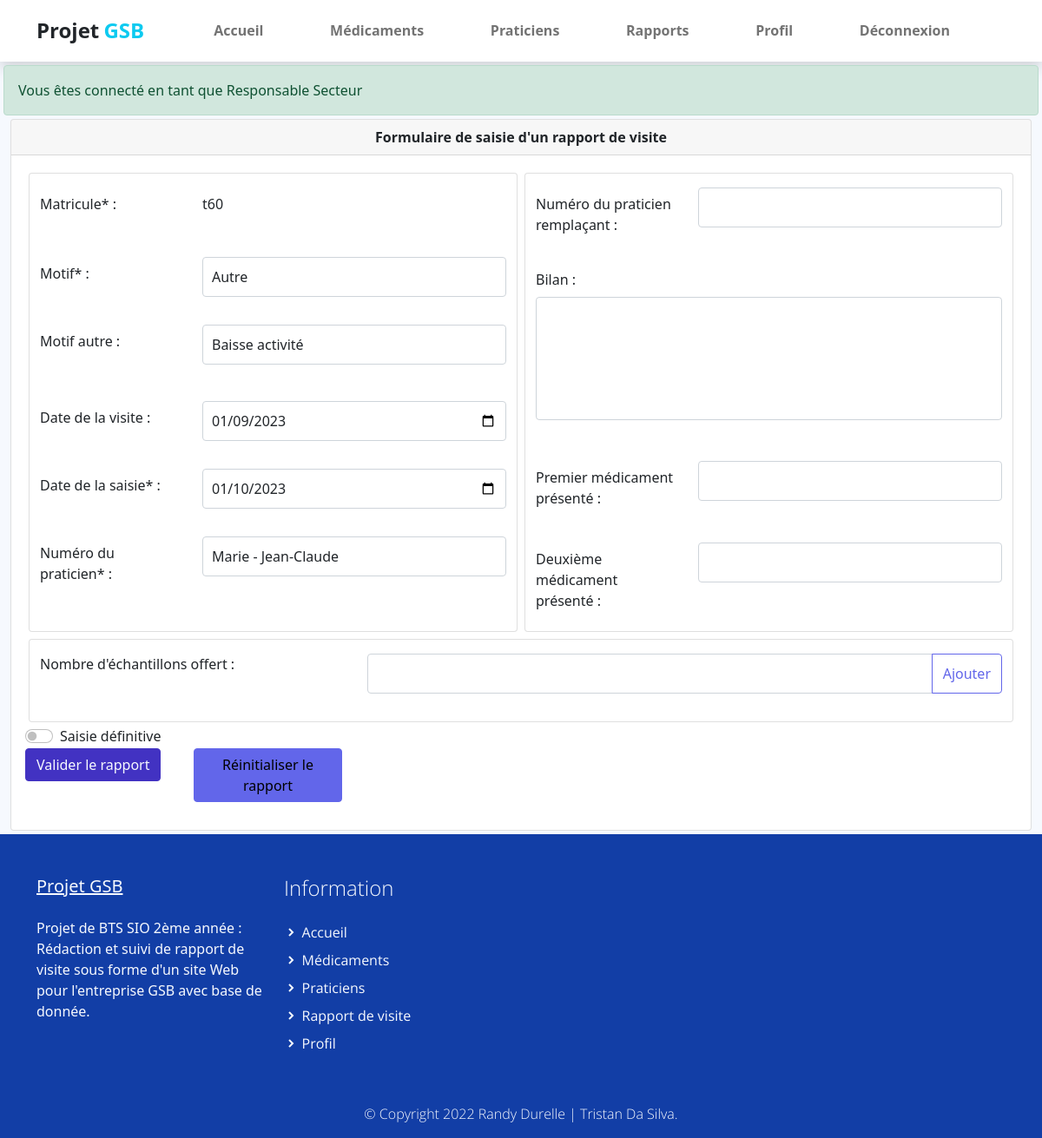
Page /index.php?uc=rapports&action=terminerRapport&idR=8 (signed in) on the committed database.
### tables this page shows
CREATE TABLE IF NOT EXISTS `rapport_visite` (
  `COL_MATRICULE` varchar(10) NOT NULL,
  `RAP_NUM` int(11) NOT NULL,
  `PRA_NUM` int(11) NOT NULL,
  `RAP_DATEVISITE` date DEFAULT NULL,
  `RAP_BILAN` varchar(255) DEFAULT NULL,
  `RAP_MOTIFAUTRE` varchar(255) DEFAULT NULL,
  `RAP_DATESAISIE` date NOT NULL,
  `MOT_ID` int(11) NOT NULL,
  `PRA_NUM_REMP` int(11) DEFAULT NULL,
  `MED_DEPOTLEGAL_1` varchar(10) DEFAULT NULL,
  `MED_DEPOTLEGAL_2` varchar(10) DEFAULT NULL,
  `STATUS` char(1) NOT NULL,
  `RAP_ETAT` char(1) DEFAULT NULL,
  PRIMARY KEY (`COL_MATRICULE`,`RAP_NUM`),
  KEY `PRA_NUM` (`PRA_NUM`),
  KEY `COL_MATRICULE` (`COL_MATRICULE`),
  KEY `FK_rapport_visite_praticien_remp` (`PRA_NUM_REMP`),
  KEY `FK_rapport_visite_medicament` (`MED_DEPOTLEGAL_1`),
  KEY `FK_rapport_visite_medicament2` (`MED_DEPOTLEGAL_2`),
  KEY `FK_rapport_visite_motif` (`MOT_ID`)
);

### modele/rapport.modele.inc.php (called while the page is built, shortened)
<?php
function getMotifs()
{
    try {
        $monPdo = connexionPDO();
        $req = 'SELECT MOT_ID, MOT_LIBELLE FROM motifs';
        $res = $monPdo->query($req);
        $motifs = $res->fetchAll(PDO::FETCH_ASSOC);
        return $motifs;
    } catch (PDOException $e) {
        print "Erreur !: " . $e->getMessage();
        die();
    }
}
function getRapportVisiteById(int $idR)
{
    try {
        $monPdo = connexionPDO();
        $ch = 'SELECT RAP_NUM, p.PRA_NOM, RAP_DATEVISITE, RAP_BILAN, RAP_MOTIFAUTRE, RAP_DATESAISIE, m.MOT_LIBELLE, med1.MED_NOMCOMMERCIAL as medicament1, med2.MED_NOMCOMMERCIAL as medicament2 FROM rapport_visite r
        INNER JOIN praticien p
        ON r.PRA_NUM=p.PRA_NUM
        INNER JOIN motifs m
        ON r.MOT_ID = m.MOT_ID
        LEFT JOIN medicament med1
        ON r.MED_DEPOTLEGAL_1 = med1.MED_DEPOTLEGAL
        LEFT JOIN medicament med2
        ON r.MED_DEPOTLEGAL_2 = med2.MED_DEPOTLEGAL
        WHERE RAP_NUM = :id';
        $req = $monPdo->prepare($ch);
        $req->bindValue(':id', $idR, PDO::PARAM_INT);
        $req->execute();
        $res = $req->fetch(PDO::FETCH_ASSOC);
        return $res;
    } catch (PDOException $e) {
        print "Erreur !: " . $e->getMessage();
        die();
    }
}

### modele/praticien.modele.inc.php (called while the page is built, shortened)
<?php
    function getAllNomPraticien(){
        try{
            $monPdo=connexionPDO();
            $req='SELECT PRA_NUM, PRA_NOM, PRA_PRENOM FROM praticien';
            $res =$monPdo->query($req);
            $result=$res->fetchAll();
            return $result;
        }
        catch (PDOException $e)
        {
            print "Erreur !: " . $e->getMessage();
            die();
        }
    }
?>

### modele/medicament.modele.inc.php (called while the page is built, shortened)
<?php
    function getAllNomMedicament(){
        try{
            $monPdo = connexionPDO();
            $req = 'SELECT MED_DEPOTLEGAL, MED_NOMCOMMERCIAL FROM medicament ORDER BY MED_NOMCOMMERCIAL';
            $res = $monPdo->query($req);
            $result = $res->fetchAll();
            return $result;
        }
        catch (PDOException $e){
            print "Erreur !: " . $e->getMessage();
            die();
        }
    }
?>

### vues/v_terminerRapport.php (the view, shortened to what this page needs)
<div class="container-fluid">
    <div class="card mb-1">
        <div class="card-header text-center fw-bold">
            Formulaire de saisie d'un rapport de visite
        </div>
        <form action="index.php?uc=rapports&action=choixRapp" method="POST">
            <div class="card-body">
                <div class="row justify-content-center gap-2 m-1">
                    <div class="card col">
                        <div class="mb-3 row mt-3">
                            <label for="matricule" class="col-sm-4 col-form-label">Matricule* :</label>
                            <div class="col-sm-8">
                                <input type="text" class="form-control-plaintext" name="matricule" id="matricule" value="<?= $matricule ?>" readonly>
                            </div>
                        </div>
                        <div class="mb-3 row mt-3">
                            <label for="motif1" class="col-sm-4 col-form-label">Motif* :</label>
                            <div class="col-sm-8">
                                <select class="form-control" onchange="testMotifAutre(this.value)" required>
                                    <?php
                                    foreach ($motifs as $motif) {
                                        if ($motif['MOT_LIBELLE'] == $rapport['MOT_LIBELLE']){
                                    ?>
                                        <option selected value="<?= $motif['MOT_ID'] ?>"><?= $motif['MOT_LIBELLE'] ?></option>
                                        <?php } else { ?>
                                        <option value="<?= $motif['MOT_ID'] ?>"><?= $motif['MOT_LIBELLE'] ?></option>
                                        <?php } ?>
                                    <?php } ?>
                                </select>
                            </div>
                        </div>
                        <?php if ($rapport['MOT_LIBELLE'] == "Autre") {?>
                        <div class="mb-3 row mt-3" id="divMotif2" >
                            <label for="motif2" class="col-sm-4 col-form-label">Motif autre :</label>
                            <div class="col-sm-8">
                                <input type="text" class="form-control" name="motif2" value="<?= $rapport['RAP_MOTIFAUTRE'] ?>" id="motif2" required>
                            </div>
                        </div>
                        <?php } ?>
                        <div class="mb-3 row mt-3">
                            <label for="dateVisite" class="col-sm-4 col-form-label">Date de la visite :</label>
                            <div class="col-sm-8">
                                <input type="date" class="form-control" name="dateVisite" value="<?= $rapport['RAP_DATEVISITE'] ?>" id="dateVisite">
                            </div>
                        </div>
                        <div class="mb-3 row mt-3">
                            <label for="dateSaisie" class="col-sm-4 col-form-label">Date de la saisie* :</label>
                            <div class="col-sm-8">
                                <input type="date" class="form-control" name="dateSaisie" value="<?= $rapport['RAP_DATESAISIE'] ?>" id="dateSaisie" required>
                            </div>
                        </div>
                        <div class="mb-3 row mt-3">
                            <label for="praticien" class="col-sm-4 col-form-label">Numéro du praticien* :</label>
                            <div class="col-sm-8">
                                <select class="form-control" required>
                                    <?php
                                    foreach ($praticiens as $praticien) {
                                        if ($praticien['PRA_NOM'] == $rapport['PRA_NOM']){
                                    ?>
                                        <option selected value="<?= $praticien['PRA_NUM'] ?>"><?= $praticien['PRA_NOM'] . " - " . $praticien['PRA_PRENOM'] ?></option>
                                        <?php } else { ?>
                                        <option value="<?= $praticien['PRA_NUM'] ?>"><?= $praticien['PRA_NOM'] . " - " . $praticien['PRA_PRENOM'] ?></option>
                                        <?php } ?>
                                    <?php } ?>
                                </select>
                            </div>
                        </div>
                    </div>
                    <div class="card col">
                        <div class="mb-3 row mt-3">
                            <label for="praticienRemp" class="col-sm-4 col-form-label">Numéro du praticien remplaçant :</label>
                            <div class="col-sm-8">
                                <select class="form-control">
                                    <option hidden></option>
                                    <?php
                                    foreach ($praticiens as $praticien) {
                                    ?>
                                        <option value="<?= $praticien['PRA_NUM'] ?>"><?= $praticien['PRA_NOM'] . " - " . $praticien['PRA_PRENOM'] ?></option>
                                    <?php
                                    }
                                    ?>
                                </select>
                            </div>
                        </div>
                        <div class="mb-3 row mt-3">
                            <label for="bilan" class="form-label">Bilan :</label>
                            <div class="col-sm-12">
                                <textarea class="form-control" id="bilan" name="bilan" value="<?= $rapport['RAP_BILAN'] ?>" rows="5"></textarea>
                            </div>
                        </div>
                        <div class="mb-3 row mt-3">
                            <label for="med11" class="col-sm-4 col-form-label">Premier médicament présenté :</label>
                            <div class="col-sm-8">
                                <select class="form-control">
                                    <option hidden></option>
                                    <?php
                                    foreach ($medicaments as $medicament) {
                                        if ($medicament['MED_NOMCOMMERCIAL'] == $rapport['medicament1']){
                                    ?>
                                            <option selected value="<?= $medicament['MED_DEPOTLEGAL'] ?>"><?= $medicament['MED_NOMCOMMERCIAL'] ?></option>
                                        <?php } else { ?>
                                            <option value="<?= $medicament['MED_DEPOTLEGAL'] ?>"><?= $medicament['MED_NOMCOMMERCIAL'] ?> </option>
                                        <?php } ?>
                                    <?php } ?>
                                </select>
                            </div>
                        </div>
                        <div class="mb-3 row mt-3">
                            <label for="med2" class="col-sm-4 col-form-label">Deuxième médicament présenté :</label>
                            <div class="col-sm-8">
                                <select class="form-control">
                                    <option hidden></option>
                                    <?php
                                    foreach ($medicaments as $medicament) {
                                        if ($medicament['MED_NOMCOMMERCIAL'] == $rapport['medicament2']){
                                    ?>
                                            <option selected value="<?= $medicament['MED_DEPOTLEGAL'] ?>"><?= $medicament['MED_NOMCOMMERCIAL'] ?></option>
                                        <?php } else { ?>
                                            <option value="<?= $medicament['MED_DEPOTLEGAL'] ?>"><?= $medicament['MED_NOMCOMMERCIAL'] ?> </option>
                                        <?php } ?>
                                    <?php } ?>
                                </select>
                            </div>
                        </div>
                    </div>
                    <div class="card">
                        <div class="mb-3 row mt-3">
                            <label for="echantillons" class=" col-sm-4 form-label">Nombre d'échantillons offert :</label>
                            <div class="col-sm-8">
                                <div class="input-group mb-3">
                                    <input type="number" class="form-control" id="echantillons" name="echantillons" aria-describedby="buttonAdd" min="0" max="10">
                                    <button class="btn btn-outline-secondary" type="button" id="buttonAdd" onclick="discoverEchs(echantillons.value)">Ajouter</button>
                                </div>
                            </div>
                        </div>
                    </div>
                </div>
                <div class="form-check form-switch">
                    <input class="form-check-input" name="checkSaisie" type="checkbox" role="switch" id="switchSaisie">
                    <label class="form-check-label" for="switchSaisie">Saisie définitive</label>
                </div>
                <div class="row justify-content-start">
                    <div class="col-2">
                        <button type="submit" class="btn btn-primary">Valider le rapport</button>
                    </div>
                    <div class="col-2">
                        <button type="reset" class="btn btn-secondary">Réinitialiser le rapport</button>
                    </div>
                </div>
            </div>
        </form>
    </div>
</div>

### assets/css/custom.css (style rules this page uses)
body, html { height: 100%; margin: 0; padding: 0; }
body { background: #f6f9fe !important; width: 100%; position: relative; display: table; }
.form-control { position: relative; font-size: 16px; height: auto; padding: 10px; }
input[type="text"] { margin-bottom: 10px; }
textarea { resize: none; width: 100%; margin-bottom: 15px; height: 80px; }

### rows in the picture
rapport_visite: motif2 "Baisse activité", dateVisite "01/09/2023", dateSaisie "01/10/2023"

### other values in the picture
$_SESSION['libHab'] "Responsable Secteur"
form field value "Autre"
form field value "Marie - Jean-Claude"
